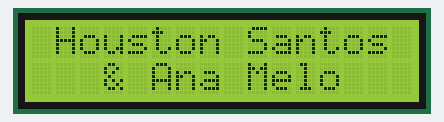
Recording of a sketch running on a simulated Arduino Uno, built with avr-gcc and run on an emulated ATmega328P. Shown: 16×2 character LCD.

Above: at 0.1 s.
At 1.51 s:
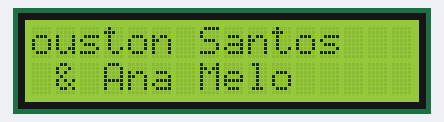
At 2.11 s:
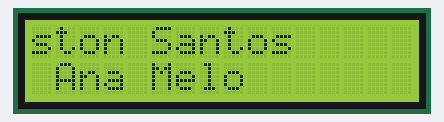
At 2.71 s:
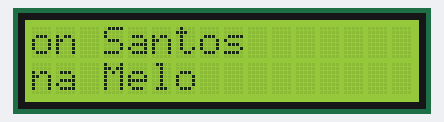
At 3.92 s:
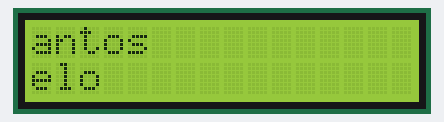
At 5.12 s:
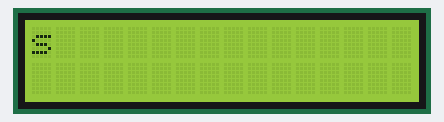

Measured:
- by itself, everything shown: repeats every 5.5 s, in 16 steps

The sketch:

DisplayLcd.ino
```cpp
/**
 * @date 17/09/2014
 * @author Houston Santos
 */

// Bibliotecas a serem usadas
#include <LiquidCrystal.h>

// Portas do Arduino associadas ao lcd
LiquidCrystal lcd(12, 11, 5, 4, 3, 2);

void setup() {
  // Inicializando display 16x2
  lcd.begin(16, 2);

  // Inicializa a interface serial
  Serial.begin(9600);
}

void loop() {
  // Limpando lcd
  lcd.clear();

  // Colocando o cursor na posição (Aij)
  lcd.setCursor(0,0);

  // Imprimindo no lcd
  lcd.print(" Houston Santos");
  lcd.setCursor(0,1);
  lcd.print("   & Ana Melo  ");
  delay(1000);

  // Movimentando texto
  for (int esquerda = 0; esquerda < 15; esquerda++) {
    lcd.scrollDisplayLeft();
    delay(300);
  }
}
```
